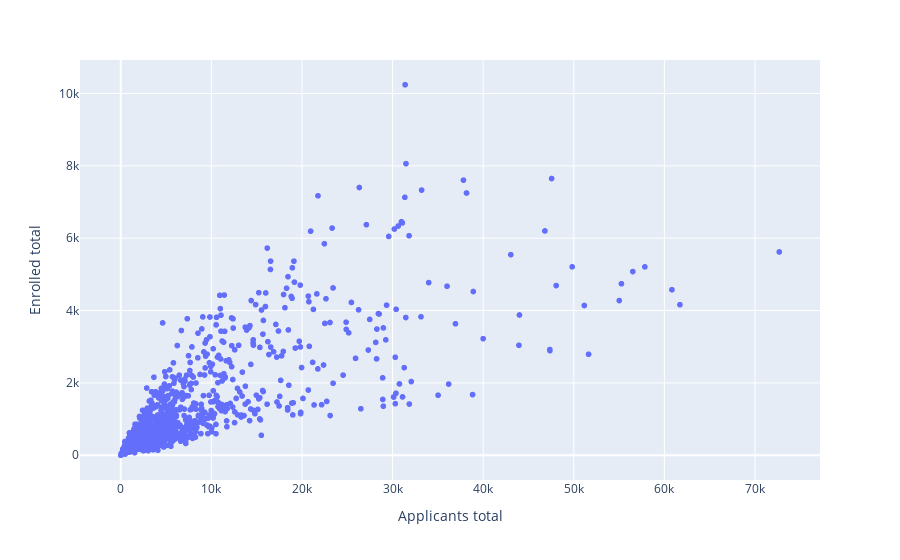

Notebook code for this chart:
### Markdown cell above
### 1-Do universities with a high number of applications are the preferred ones by students? in other words, could the number of applications tell us that a university is one of the most preferred by students?

### Code cell
fig = px.scatter(df, x="Applicants total", y="Enrolled total")
fig.show()

### Figure 1 — Plotly figure (JSON) as saved in the notebook; plotly's stock layout.template omitted (floating-point values rounded to 4 significant figures; data arrays with more than 128 entries replaced by an {"elided": "..."} marker saying what was removed)
{"data": [{"hovertemplate": "Applicants total=%{x}<br>Enrolled total=%{y}<extra></extra>", "legendgroup": "", "marker": {"color": "#636efa", "symbol": "circle"}, "mode": "markers", "name": "", "showlegend": false, "type": "scattergl", "x": {"elided": "1377 float values"}, "xaxis": "x", "y": {"elided": "1377 float values"}, "yaxis": "y"}], "layout": {"legend": {"tracegroupgap": 0}, "margin": {"t": 60}, "xaxis": {"anchor": "y", "domain": [0, 1], "title": {"text": "Applicants total"}}, "yaxis": {"anchor": "x", "domain": [0, 1], "title": {"text": "Enrolled total"}}}}
